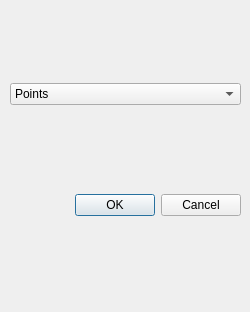
<?xml version="1.0" encoding="UTF-8"?>
<ui version="4.0">
 <class>EditObjectDialog</class>
 <widget class="QDialog" name="EditObjectDialog">
  <property name="geometry">
   <rect>
    <x>0</x>
    <y>0</y>
    <width>250</width>
    <height>312</height>
   </rect>
  </property>
  <property name="windowTitle">
   <string>Edit</string>
  </property>
  <widget class="QWidget" name="verticalLayoutWidget">
   <property name="geometry">
    <rect>
     <x>10</x>
     <y>0</y>
     <width>231</width>
     <height>301</height>
    </rect>
   </property>
   <layout class="QVBoxLayout" name="verticalLayout">
    <item>
     <widget class="QComboBox" name="comboBoxObjectType">
      <item>
       <property name="text">
        <string>Points</string>
       </property>
      </item>
      <item>
       <property name="text">
        <string>Lines</string>
       </property>
      </item>
      <item>
       <property name="text">
        <string>Supports</string>
       </property>
      </item>
      <item>
       <property name="text">
        <string>LineLoads</string>
       </property>
      </item>
      <item>
       <property name="text">
        <string>NodalLoads</string>
       </property>
      </item>
     </widget>
    </item>
    <item>
     <layout class="QVBoxLayout" name="mainLayout">
      <item>
       <widget class="QDialogButtonBox" name="buttonBox">
        <property name="orientation">
         <enum>Qt::Horizontal</enum>
        </property>
        <property name="standardButtons">
         <set>QDialogButtonBox::Cancel|QDialogButtonBox::Ok</set>
        </property>
       </widget>
      </item>
     </layout>
    </item>
   </layout>
  </widget>
 </widget>
 <resources/>
 <connections/>
</ui>
